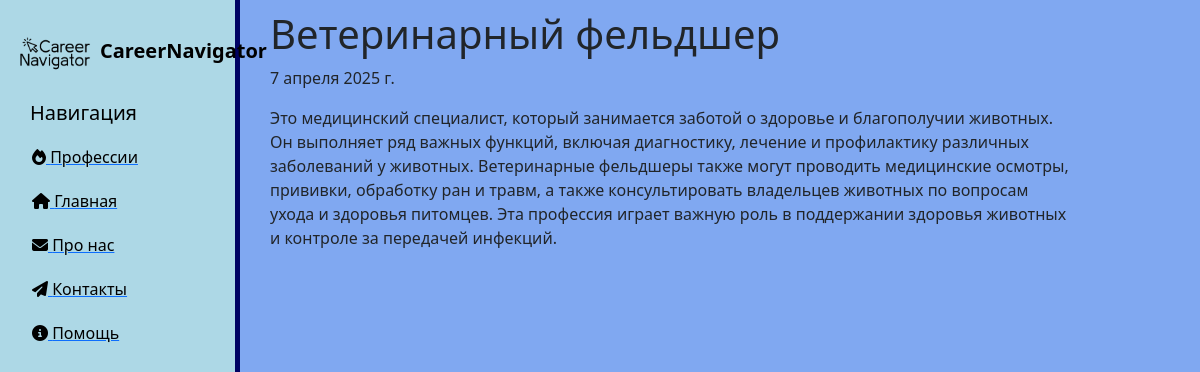
The page /professions/4 on the database its author committed.
### newapp/models.py (models this page shows, shortened)
class Professions(models.Model):
    title = models.CharField('Профессия', max_length=50, default='Профессия')
    anons = models.CharField('Анонс', max_length=200)
    full_text = models.TextField('Описание профессии')
    date = models.DateField('Дата обновления')
    class Meta:
        verbose_name = 'Профессия'
        verbose_name_plural = 'Профессии'

### newapp/views.py (the view)
# urls.py: path('<int:pk>', views.NewappDetailView.as_view(), name='newapp-detail'),
class NewappDetailView(DetailView):
    model = Professions
    template_name = 'newapp/details_view.html'
    context_object_name = 'prof'

### newapp/templates/newapp/details_view.html (shortened to what this page needs)
{% extends 'main/layout.html' %}
{% block content %}
    <div class="features">
        <h1>{{ prof.title }}</h1>
        <p>{{ prof.date }}</p>
        <p>{{ prof.full_text }}</p>
    </div>
{% endblock %}

### main/static/main/css/main.css (style rules this page uses)
body { background: #80a8f1; }
main .features { float: left; margin-top: 10px; text-align: left; width: 75%; }
main .features h1 { font-size: 40px; margin-left: 30px }
main .features p { max-width: 800px; margin-left: 30px }

### rows shown on the page
Professions: title "Ветеринарный фельдшер", date "7 апреля 2025 г.", full_text "Это медицинский специалист, который занимается заботой о здоровье и благополучии животных. Он выполняет ряд важных функций, включая диагностику, лечение и профилактику различных заболеваний у животных. Ветеринарные фельдшеры также могут проводить медицинские осмотры, прививки, обработку ран и травм, а также консультировать владельцев животных по вопросам ухода и здоровья питомцев. Эта профессия играет важную роль в поддержании здоровья животных и контроле за передачей инфекций."
